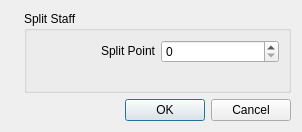
<?xml version="1.0" encoding="UTF-8"?>
<ui version="4.0">
 <class>SplitStaff</class>
 <widget class="QDialog" name="SplitStaff">
  <property name="geometry">
   <rect>
    <x>0</x>
    <y>0</y>
    <width>302</width>
    <height>132</height>
   </rect>
  </property>
  <property name="minimumSize">
   <size>
    <width>0</width>
    <height>0</height>
   </size>
  </property>
  <property name="windowTitle">
   <string>MuseScore: Edit Staff/Part Properties</string>
  </property>
  <layout class="QVBoxLayout" name="verticalLayout_2">
   <item>
    <layout class="QHBoxLayout" name="horizontalLayout">
     <item>
      <widget class="QLabel" name="label_5">
       <property name="sizePolicy">
        <sizepolicy hsizetype="Fixed" vsizetype="Ignored">
         <horstretch>0</horstretch>
         <verstretch>0</verstretch>
        </sizepolicy>
       </property>
       <property name="text">
        <string/>
       </property>
       <property name="pixmap">
        <pixmap resource="mscore.qrc">:/data/bg1.jpg</pixmap>
       </property>
      </widget>
     </item>
     <item>
      <layout class="QVBoxLayout" name="verticalLayout">
       <item>
        <widget class="QGroupBox" name="groupBox">
         <property name="minimumSize">
          <size>
           <width>0</width>
           <height>0</height>
          </size>
         </property>
         <property name="title">
          <string>Split Staff</string>
         </property>
         <property name="flat">
          <bool>true</bool>
         </property>
         <layout class="QGridLayout" name="gridLayout_2">
          <item row="0" column="0">
           <layout class="QHBoxLayout">
            <property name="sizeConstraint">
             <enum>QLayout::SetNoConstraint</enum>
            </property>
            <item>
             <widget class="QLabel" name="label">
              <property name="sizePolicy">
               <sizepolicy hsizetype="Preferred" vsizetype="Fixed">
                <horstretch>0</horstretch>
                <verstretch>0</verstretch>
               </sizepolicy>
              </property>
              <property name="text">
               <string>Split Point</string>
              </property>
              <property name="alignment">
               <set>Qt::AlignRight|Qt::AlignTrailing|Qt::AlignVCenter</set>
              </property>
             </widget>
            </item>
            <item>
             <widget class="Awl::PitchEdit" name="splitPoint"/>
            </item>
           </layout>
          </item>
          <item row="1" column="0">
           <spacer name="verticalSpacer">
            <property name="orientation">
             <enum>Qt::Vertical</enum>
            </property>
            <property name="sizeHint" stdset="0">
             <size>
              <width>20</width>
              <height>40</height>
             </size>
            </property>
           </spacer>
          </item>
         </layout>
        </widget>
       </item>
       <item>
        <widget class="QDialogButtonBox" name="buttonBox">
         <property name="orientation">
          <enum>Qt::Horizontal</enum>
         </property>
         <property name="standardButtons">
          <set>QDialogButtonBox::Cancel|QDialogButtonBox::Ok</set>
         </property>
        </widget>
       </item>
      </layout>
     </item>
    </layout>
   </item>
  </layout>
 </widget>
 <customwidgets>
  <customwidget>
   <class>Awl::PitchEdit</class>
   <extends>QSpinBox</extends>
   <header>awl/pitchedit.h</header>
  </customwidget>
 </customwidgets>
 <tabstops>
  <tabstop>buttonBox</tabstop>
 </tabstops>
 <resources>
  <include location="mscore.qrc"/>
 </resources>
 <connections>
  <connection>
   <sender>buttonBox</sender>
   <signal>accepted()</signal>
   <receiver>SplitStaff</receiver>
   <slot>accept()</slot>
   <hints>
    <hint type="sourcelabel">
     <x>248</x>
     <y>254</y>
    </hint>
    <hint type="destinationlabel">
     <x>157</x>
     <y>274</y>
    </hint>
   </hints>
  </connection>
  <connection>
   <sender>buttonBox</sender>
   <signal>rejected()</signal>
   <receiver>SplitStaff</receiver>
   <slot>reject()</slot>
   <hints>
    <hint type="sourcelabel">
     <x>316</x>
     <y>260</y>
    </hint>
    <hint type="destinationlabel">
     <x>286</x>
     <y>274</y>
    </hint>
   </hints>
  </connection>
 </connections>
</ui>
